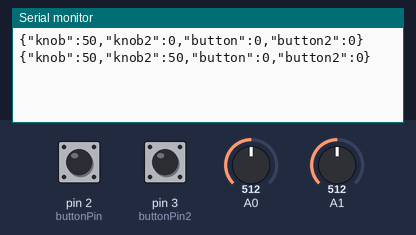
Recording of a sketch running on a simulated Arduino Uno, built with avr-gcc and run on an emulated ATmega328P. Parts: the last lines printed to the serial monitor. The inputs (shaded band) are chosen by the test bench; at power-on: A0 = 512, A1 = 512, pin 2 (buttonPin) HIGH, pin 3 (buttonPin2) HIGH.

Above: at 1.2 s.
1.3 s: A0 set to 716
At 2.5 s:
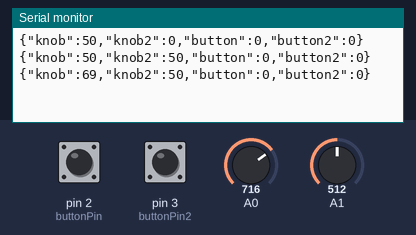
2.8 s: A1 set to 716
At 3.7 s:
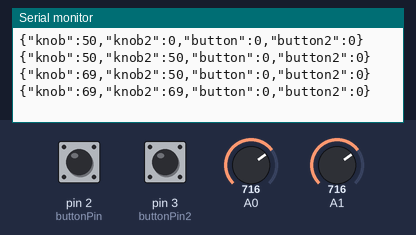
4.3 s: pin 2 (buttonPin) pulled LOW for 0.15 s
At 5.6 s:
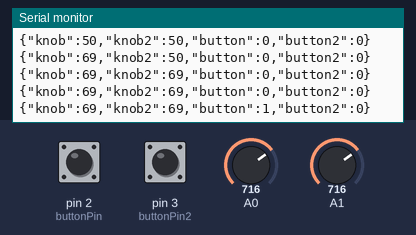
5.9 s: pin 3 (buttonPin2) pulled LOW for 0.15 s
At 6.8 s:
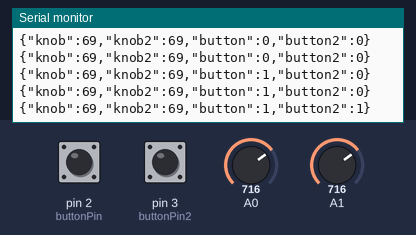
7.5 s: pin 2 (buttonPin) pulled LOW for 1 s
At 9.3 s:
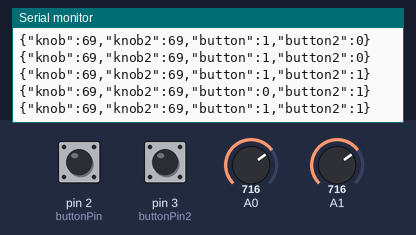
10.0 s: A0 set to 900
At 10.4 s:
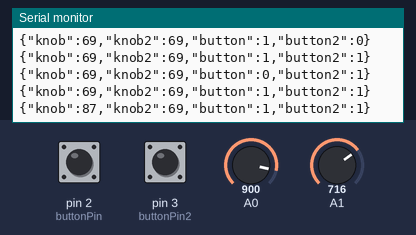
Timing chart, 0 to 12.5 s (numbered marks = the images above; inputs shaded):
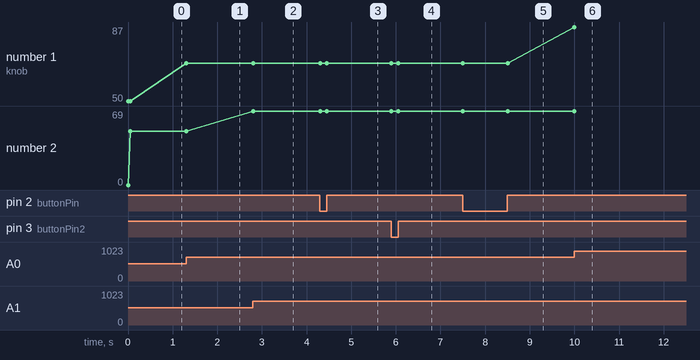

Measured:
- after the input at 1.3 s, the serial monitor: prints a new line at once (image 1)
- after the input at 2.8 s, the serial monitor: prints a new line at once (image 2)
- after the input at 4.3 s, the serial monitor: prints a new line after 0.15 s (image 3)
- after the input at 5.9 s, the serial monitor: prints a new line after 0.15 s (image 4)
- after the input at 7.5 s, the serial monitor: prints a new line at once (image 5)
- after the input at 10.0 s, the serial monitor: prints a new line at once (image 6)
- plotted number 1: 50 → 69 after the input at 1.3 s, 69 → 87 after the input at 10.0 s

The sketch:

JSON_serial_sending_2buttons_2pots_.ino
```cpp
#include <Arduino_JSON.h>

const int buttonPin = 2;
const int buttonPin2 = 3;

int lastButtonState = HIGH;
int lastButtonState2 = HIGH;

int lastKnobState = 0;
int lastKnobState2 = 0;

int threshold = 3;
int threshold2 = 3;

bool inputsChanged = false;
bool inputsChanged2 = false;


JSONVar outgoing;

void setup() {
  // put your setup code here, to run once:

  Serial.begin(9600);
  pinMode(buttonPin, INPUT_PULLUP);
  pinMode(buttonPin2, INPUT_PULLUP);

  outgoing["knob"] = 0;
  outgoing["knob2"] = 0;
  outgoing["button"] = 0;
  outgoing["button2"] = 0;

}

void loop() {
  // put your main code here, to run repeatedly:

  int knobState = analogRead(A0);
  knobState = map(knobState, 0, 1023, 0, 100);
  int knobState2 = analogRead(A1);
  knobState2 = map(knobState2, 0, 1023, 0, 100);

  int buttonState = digitalRead(buttonPin);
  int buttonState2 = digitalRead(buttonPin2);

  if (abs(knobState - lastKnobState) > threshold) { // could use some explaining on this - why set the threshold to 3 too?
    outgoing["knob"] = knobState;

    lastKnobState = knobState;

    inputsChanged = true;
  }

    // if the button has changed:
  if (buttonState != lastButtonState) {
    outgoing["button"] = buttonState;
    // save button state for comparison next time:
    lastButtonState = buttonState;
    // set change flag so serial will send:
    inputsChanged = true;
  }

  if (inputsChanged) {
    Serial.println(outgoing);
    inputsChanged = false;
  }

  if (abs(knobState2 - lastKnobState2) > threshold2) { // could use some explaining on this - why set the threshold to 3 too?
    outgoing["knob2"] = knobState2;

    lastKnobState2 = knobState2;

    inputsChanged2 = true;
  }

    // if the button has changed:
  if (buttonState2 != lastButtonState2) {
    outgoing["button2"] = buttonState2;
    // save button state for comparison next time:
    lastButtonState2 = buttonState2;
    // set change flag so serial will send:
    inputsChanged2 = true;
  }


  if (inputsChanged2) {
    Serial.println(outgoing);
    inputsChanged2 = false;
  }

}
```
